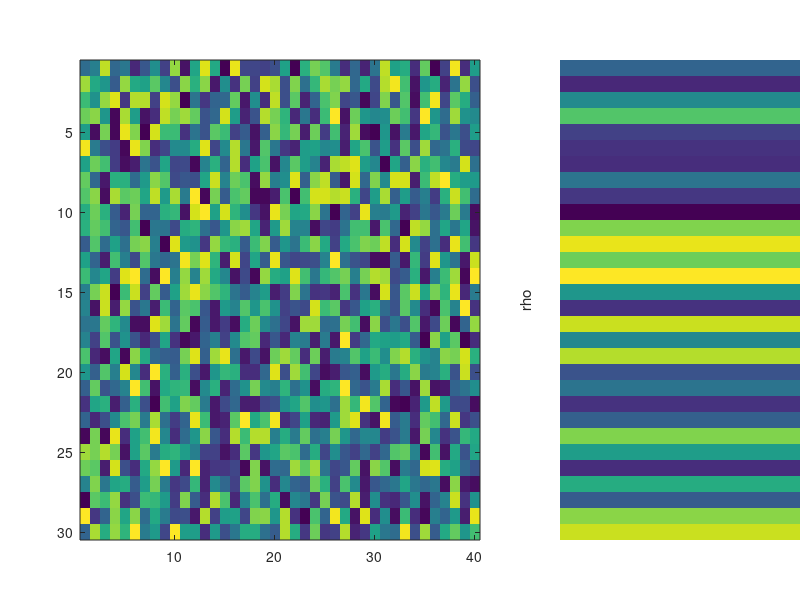

This chart was generated by the following MATLAB code:
f=figure;subplot('Position',[.1 .1 .5 .8]);imagesc(rand(30,40));subplot('Position',[.7 .1 1.5 .8]);axis square;colorbar;imagesc(rand(30,1));axis off;title('loss vs. rho of interval SVM for CEP');xlabel('C=inf');ylabel('rho');colorbar;
